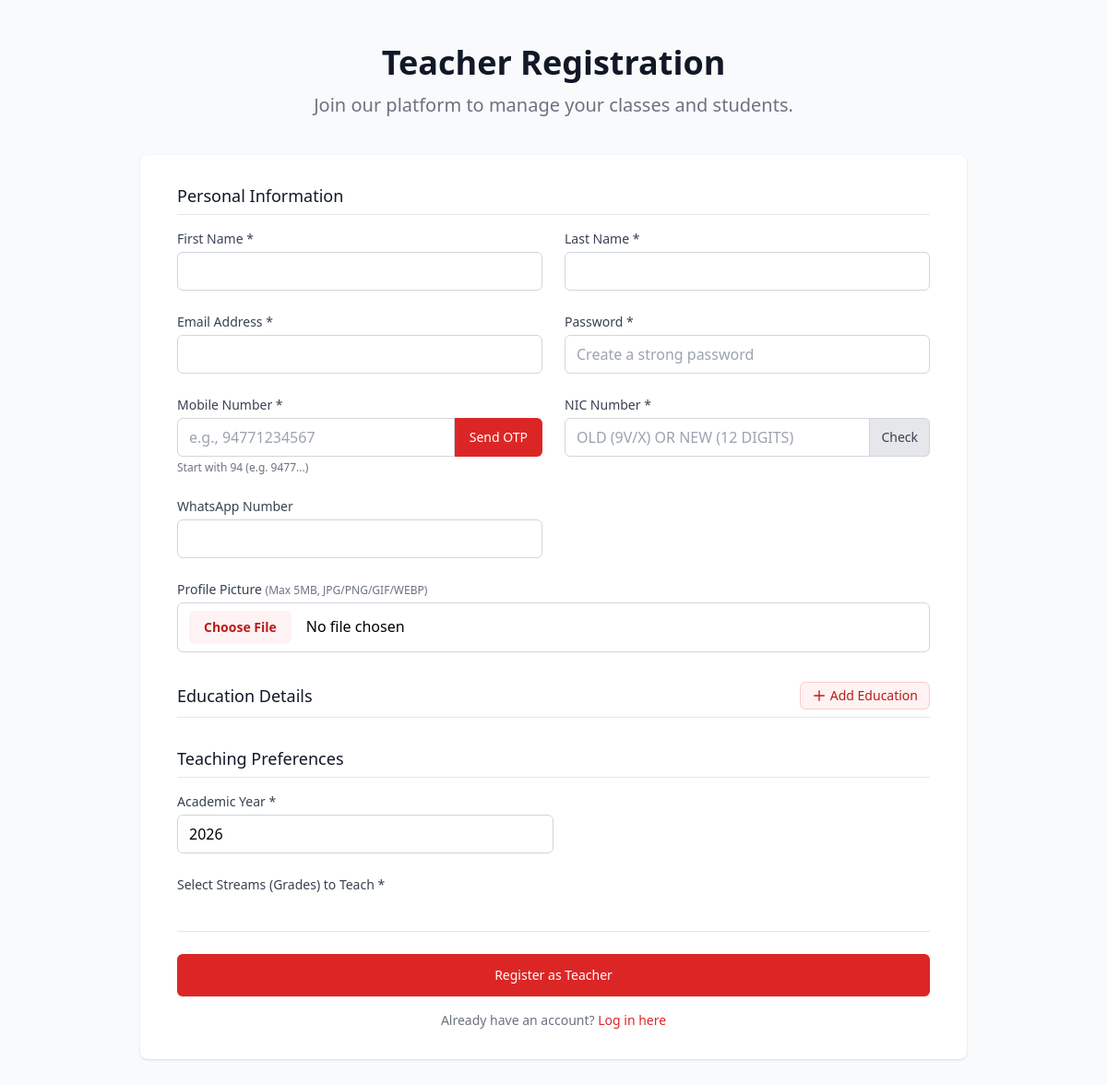
The page /teacher_register.php on the database as committed earlier.
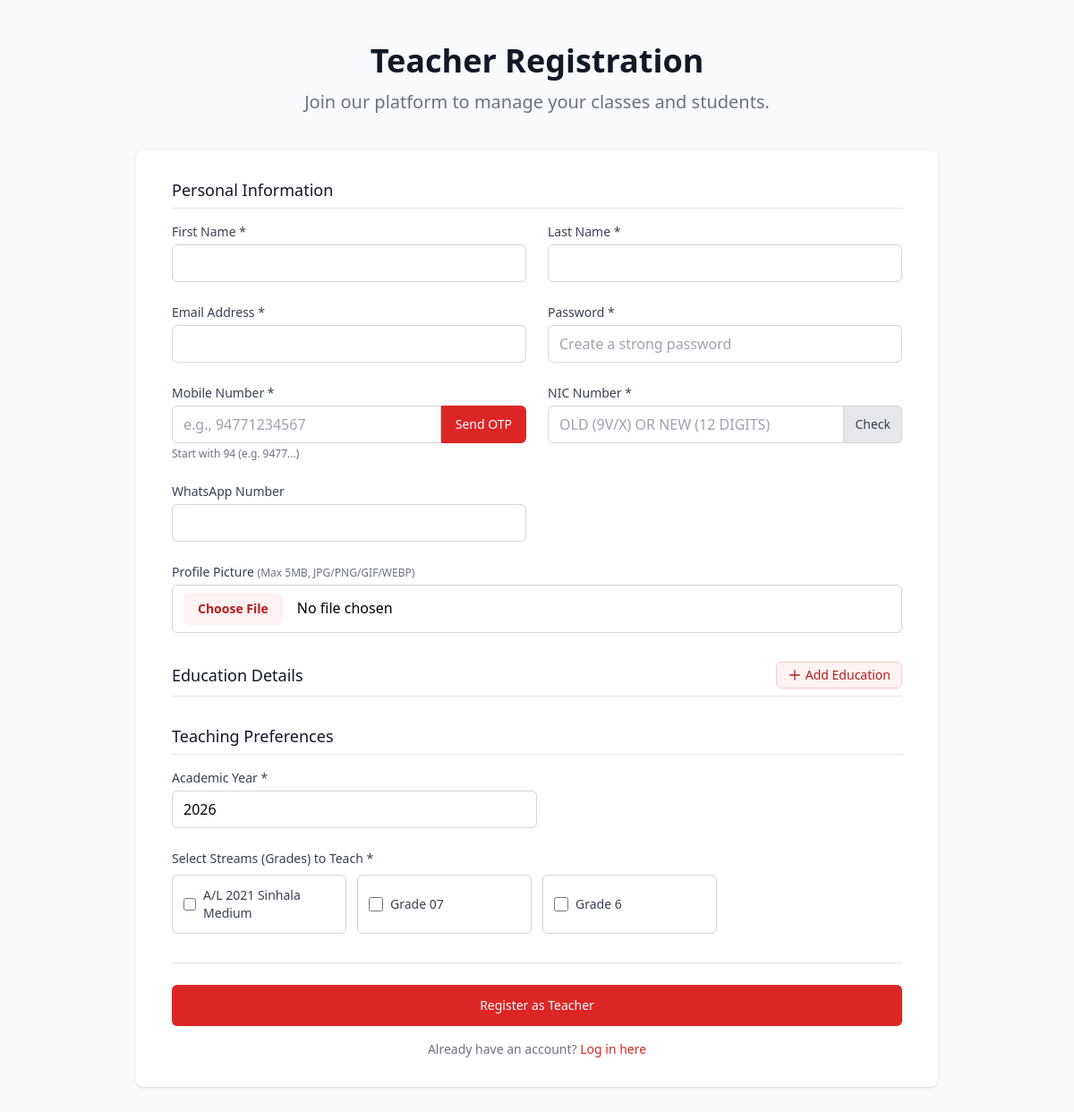
The same page on the database as committed later.
### tables this page shows
CREATE TABLE `streams` (
  `id` int(11) NOT NULL COMMENT 'Primary Key',
  `name` varchar(100) NOT NULL COMMENT 'Stream name (e.g., "Grade 6", "Grade 7", "A/L Science")',
  `description` text DEFAULT NULL COMMENT 'Optional description of the stream',
  `status` tinyint(1) NOT NULL DEFAULT 1 COMMENT 'Status: 1=active, 0=inactive',
  `created_at` timestamp NOT NULL DEFAULT current_timestamp() COMMENT 'Record creation timestamp',
  `updated_at` timestamp NOT NULL DEFAULT current_timestamp() ON UPDATE current_timestamp() COMMENT 'Record update timestamp'
);

### teacher_register.php (the view, shortened to what this page needs)
<?php
require_once 'config.php';
$streams_query = "SELECT id, name FROM streams WHERE status = 1 ORDER BY name";
$streams_result = $conn->query($streams_query);
$streams = $streams_result->fetch_all(MYSQLI_ASSOC);
?>
<!DOCTYPE html>
<html lang="en">
<head>
    <script src="https://cdn.tailwindcss.com"></script>
</head>
<body class="bg-gray-50 min-h-screen py-12 px-4 sm:px-6 lg:px-8">
    <div class="max-w-4xl mx-auto">
        <div class="text-center mb-10">
            <h1 class="text-3xl font-extrabold text-gray-900 sm:text-4xl">
                Teacher Registration
            </h1>
            <p class="mt-3 max-w-2xl mx-auto text-xl text-gray-500">
                Join our platform to manage your classes and students.
            </p>
        </div>
        <div class="bg-white py-8 px-4 shadow sm:rounded-lg sm:px-10">
            <form method="POST" action="" class="space-y-8" enctype="multipart/form-data">
                <div>
                    <h3 class="text-lg leading-6 font-medium text-gray-900 border-b pb-2 mb-4">Personal Information</h3>
                    <div class="grid grid-cols-1 md:grid-cols-2 gap-6">
                        <div>
                            <label for="first_name" class="block text-sm font-medium text-gray-700 mb-1">First Name *</label>
                            <input type="text" id="first_name" name="first_name" required
                                   class="w-full px-3 py-2 border border-gray-300 rounded-md focus:outline-none focus:ring-2 focus:ring-red-500 focus:border-red-500"
                                   value="<?php echo htmlspecialchars($_POST['first_name'] ?? ''); ?>">
                        </div>
                        <div>
                            <label for="second_name" class="block text-sm font-medium text-gray-700 mb-1">Last Name *</label>
                            <input type="text" id="second_name" name="second_name" required
                                   class="w-full px-3 py-2 border border-gray-300 rounded-md focus:outline-none focus:ring-2 focus:ring-red-500 focus:border-red-500"
                                   value="<?php echo htmlspecialchars($_POST['second_name'] ?? ''); ?>">
                        </div>
                        <div>
                            <label for="email" class="block text-sm font-medium text-gray-700 mb-1">Email Address *</label>
                            <input type="email" id="email" name="email" required
                                   class="w-full px-3 py-2 border border-gray-300 rounded-md focus:outline-none focus:ring-2 focus:ring-red-500 focus:border-red-500"
                                   value="<?php echo htmlspecialchars($_POST['email'] ?? ''); ?>">
                        </div>
                        <div>
                            <label for="password" class="block text-sm font-medium text-gray-700 mb-1">Password *</label>
                            <input type="password" id="password" name="password" required
                                   class="w-full px-3 py-2 border border-gray-300 rounded-md focus:outline-none focus:ring-2 focus:ring-red-500 focus:border-red-500"
                                   placeholder="Create a strong password">
                        </div>
                        <div>
                            <label for="mobile_number" class="block text-sm font-medium text-gray-700 mb-1">Mobile Number *</label>
                            <div class="flex">
                                <input type="text" id="mobile_number" name="mobile_number" required
                                       class="flex-1 px-3 py-2 border border-gray-300 rounded-l-md focus:outline-none focus:ring-2 focus:ring-red-500 focus:border-red-500"
                                       value="<?php echo htmlspecialchars($_POST['mobile_number'] ?? ''); ?>"
                                       placeholder="e.g., 94771234567">
                                <button type="button" id="sendOtpBtn" onclick="sendOTP()"
                                        class="bg-red-600 text-white px-4 py-2 rounded-r-md hover:bg-red-700 focus:outline-none focus:ring-2 focus:ring-red-500 text-sm font-medium whitespace-nowrap">
                                    Send OTP
                                </button>
                            </div>
                            <p class="text-xs text-gray-500 mt-1">Start with 94 (e.g. 9477...)</p>
                        </div>
                        <div>
                            <label for="nic_number" class="block text-sm font-medium text-gray-700 mb-1">NIC Number *</label>
                            <div class="flex">
                                <input type="text" id="nic_number" name="nic_number" required
                                       class="flex-1 px-3 py-2 border border-gray-300 rounded-l-md focus:outline-none focus:ring-2 focus:ring-red-500 focus:border-red-500 uppercase"
                                       value="<?php echo htmlspecialchars($_POST['nic_number'] ?? ''); ?>"
                                       placeholder="Old (9V/X) or New (12 digits)">
                                <button type="button" onclick="verifyNIC()"
                                        class="bg-gray-200 text-gray-700 px-3 py-2 rounded-r-md hover:bg-gray-300 focus:outline-none border border-l-0 border-gray-300 text-sm font-medium">
                                    Check
                                </button>
                            </div>
                        </div>
                        <div>
                            <label for="whatsapp_number" class="block text-sm font-medium text-gray-700 mb-1">WhatsApp Number</label>
                            <input type="text" id="whatsapp_number" name="whatsapp_number"
                                   class="w-full px-3 py-2 border border-gray-300 rounded-md focus:outline-none focus:ring-2 focus:ring-red-500 focus:border-red-500"
                                   value="<?php echo htmlspecialchars($_POST['whatsapp_number'] ?? ''); ?>">
                        </div>
                        <div class="md:col-span-2">
                            <label for="profile_picture" class="block text-sm font-medium text-gray-700 mb-1">
                                Profile Picture
                                <span class="text-gray-500 text-xs">(Max 5MB, JPG/PNG/GIF/WEBP)</span>
                            </label>
                            <div class="flex items-center space-x-4">
                                <input type="file" id="profile_picture" name="profile_picture" accept="image/jpeg,image/jpg,image/png,image/gif,image/webp"
                                       class="w-full px-3 py-2 border border-gray-300 rounded-md focus:outline-none focus:ring-2 focus:ring-red-500 focus:border-red-500 file:mr-4 file:py-2 file:px-4 file:rounded-md file:border-0 file:text-sm file:font-semibold file:bg-red-50 file:text-red-700 hover:file:bg-red-100"
                                       onchange="previewProfilePicture(this)">
                            </div>
                        </div>
                    </div>
                </div>
                <div>
                    <div class="flex items-center justify-between border-b pb-2 mb-4">
                        <h3 class="text-lg leading-6 font-medium text-gray-900">Education Details</h3>
                        <button type="button" onclick="addEducationField()"
                                class="text-sm bg-red-50 text-red-700 px-3 py-1 rounded-md hover:bg-red-100 border border-red-200 flex items-center space-x-1">
                            <svg class="w-4 h-4" fill="none" stroke="currentColor" viewBox="0 0 24 24">
                                <path stroke-linecap="round" stroke-linejoin="round" stroke-width="2" d="M12 4v16m8-8H4"></path>
                            </svg>
                            <span>Add Education</span>
                        </button>
                    </div>
                </div>
                <div>
                    <h3 class="text-lg leading-6 font-medium text-gray-900 border-b pb-2 mb-4">Teaching Preferences</h3>
                    <div class="mb-6 w-full md:w-1/2">
                        <label for="academic_year" class="block text-sm font-medium text-gray-700 mb-1">Academic Year *</label>
                        <input type="number" id="academic_year" name="academic_year"
                               value="<?php echo date('Y'); ?>" min="2020" max="2100"
                               class="w-full px-3 py-2 border border-gray-300 rounded-md focus:outline-none focus:ring-2 focus:ring-red-500 focus:border-red-500"
                               required>
                    </div>
                    <div class="mb-6">
                        <label class="block text-sm font-medium text-gray-700 mb-2">Select Streams (Grades) to Teach *</label>
                        <div class="grid grid-cols-2 md:grid-cols-3 lg:grid-cols-4 gap-3">
                            <?php foreach ($streams as $stream): ?>
                                <label class="flex items-center space-x-2 p-3 border border-gray-300 rounded-md hover:bg-red-50 cursor-pointer transition-colors">
                                    <input type="checkbox" name="teacher_streams[]" value="<?php echo $stream['id']; ?>"
                                           class="h-4 w-4 text-red-600 focus:ring-red-500 border-gray-300 rounded teacher-stream-checkbox"
                                           onchange="loadTeacherSubjects()"
                                           <?php echo (isset($_POST['teacher_streams']) && in_array($stream['id'], $_POST['teacher_streams'])) ? 'checked' : ''; ?>>
                                    <span class="text-sm text-gray-700"><?php echo htmlspecialchars($stream['name']); ?></span>
                                </label>
                            <?php endforeach; ?>
                        </div>
                    </div>
                </div>
                <div class="pt-6 border-t border-gray-200">
                    <button type="submit" name="register_teacher"
                            class="w-full flex justify-center py-3 px-4 border border-transparent rounded-md shadow-sm text-sm font-medium text-white bg-red-600 hover:bg-red-700 focus:outline-none focus:ring-2 focus:ring-offset-2 focus:ring-red-500 transition-colors">
                        Register as Teacher
                    </button>
                    <p class="mt-4 text-center text-sm text-gray-500">
                        Already have an account? <a href="login.php" class="font-medium text-red-600 hover:text-red-500">Log in here</a>
                    </p>
                </div>
            </form>
        </div>
    </div>

Rows that differ between the two databases and show on the page:
added streams: name "A/L 2021 Sinhala Medium"
added streams: name "Grade 07"
added streams: name "Grade 6"
